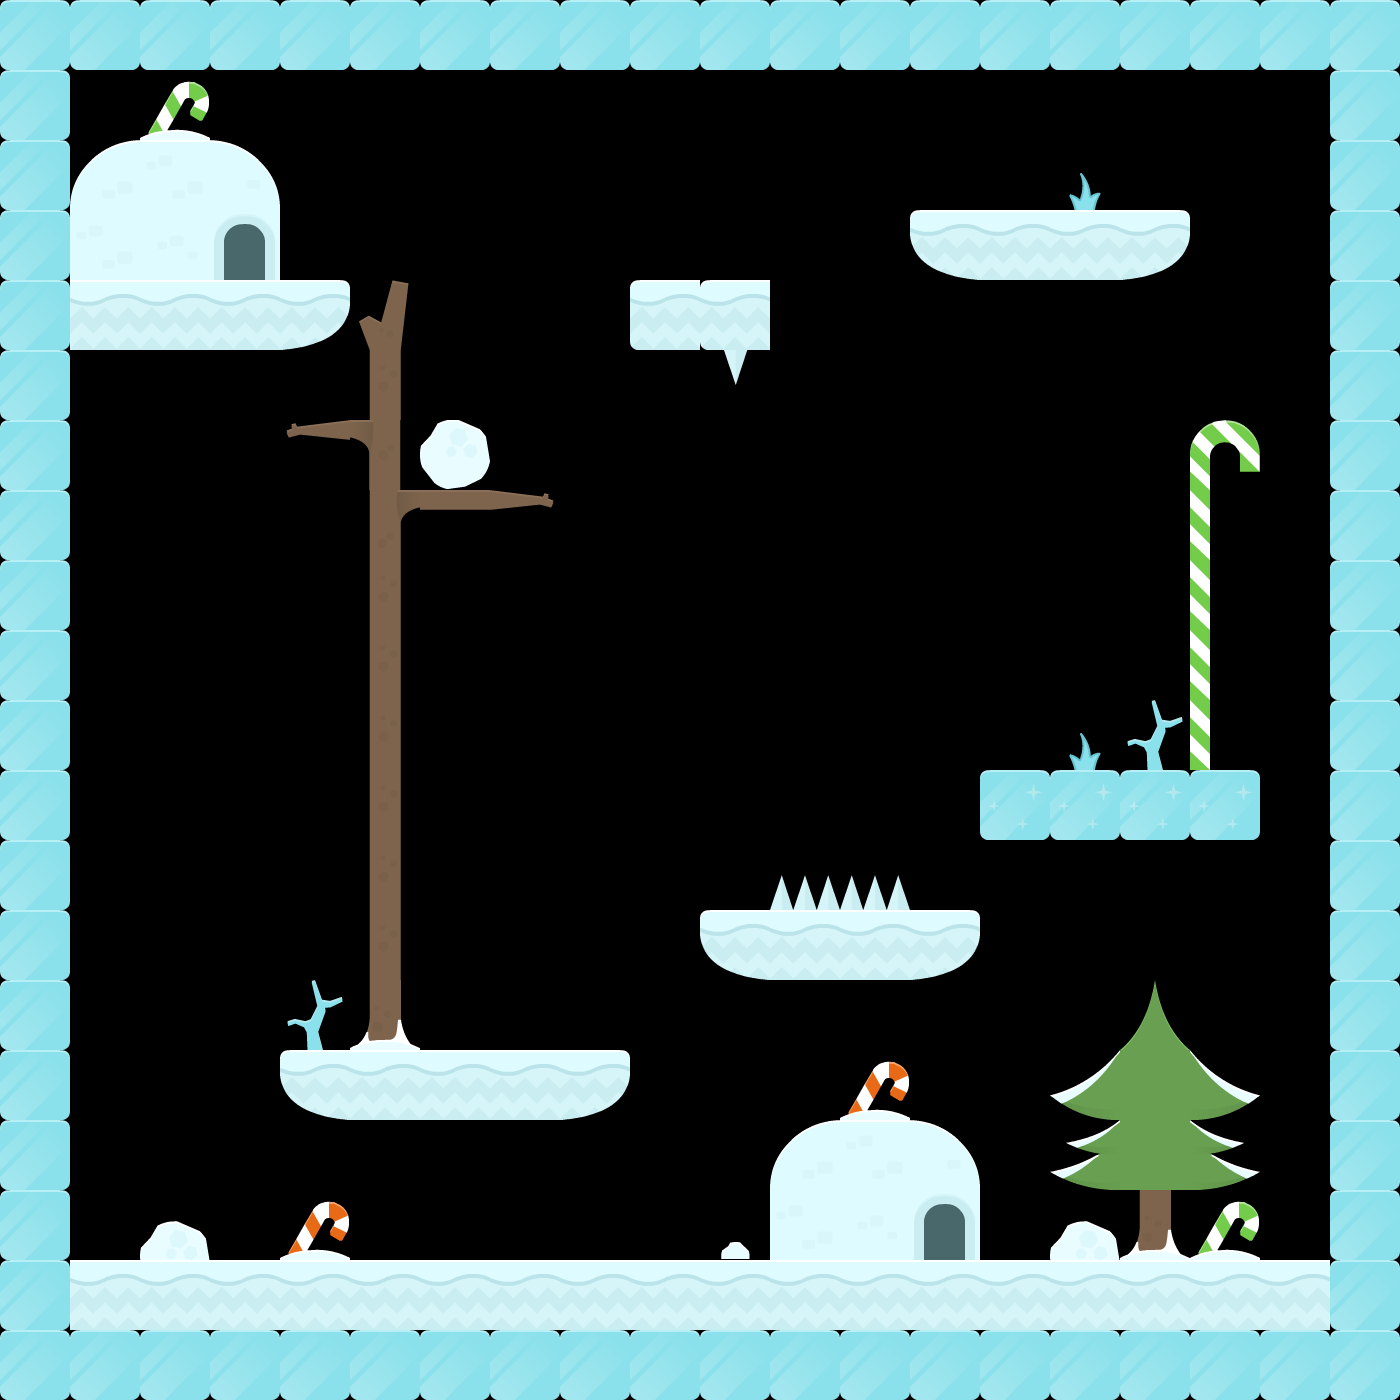

A 2D game scene composited from a Tiled map and its tileset images. What follows is a short description and the map's XML, with each tile layer's data collapsed to a summary:
An orthogonal 20x20 tile map with 70x70 px tiles, 7 tile layers (walls, start, exit, ice, ...), 1 hidden layer not drawn.

<map version="1.10" tiledversion="1.11.2" orientation="orthogonal" renderorder="right-down" width="20" height="20" tilewidth="70" tileheight="70" infinite="0" nextlayerid="12" nextobjectid="1">
 <tileset firstgid="1" source="ice1.tsx" />
 <layer id="1" name="walls" width="20" height="20">
  <data>[400 cells, 128 non-empty, 14 distinct tile ids]</data>
 </layer>
 <layer id="2" name="start" width="20" height="20">
  <data>[400 cells, 6 non-empty, 6 distinct tile ids]</data>
 </layer>
 <layer id="3" name="exit" width="20" height="20">
  <data>[400 cells, 6 non-empty, 6 distinct tile ids]</data>
 </layer>
 <layer id="4" name="ice" width="20" height="20">
  <data>[400 cells, 4 non-empty, 1 distinct tile ids]</data>
 </layer>
 <layer id="5" name="decoration" width="20" height="20">
  <data>[400 cells, 19 non-empty, 14 distinct tile ids]</data>
 </layer>
 <layer id="6" name="spikes" width="20" height="20">
  <data>[400 cells, 3 non-empty, 2 distinct tile ids]</data>
 </layer>
 <layer id="7" name="ladder" width="20" height="20">
  <data>[400 cells, 5 non-empty, 2 distinct tile ids]</data>
 </layer>
 <layer id="9" name="collisions" width="20" height="20" visible="0">
  <data>[400 cells, 133 non-empty, 1 distinct tile ids]</data>
 </layer>
</map>
